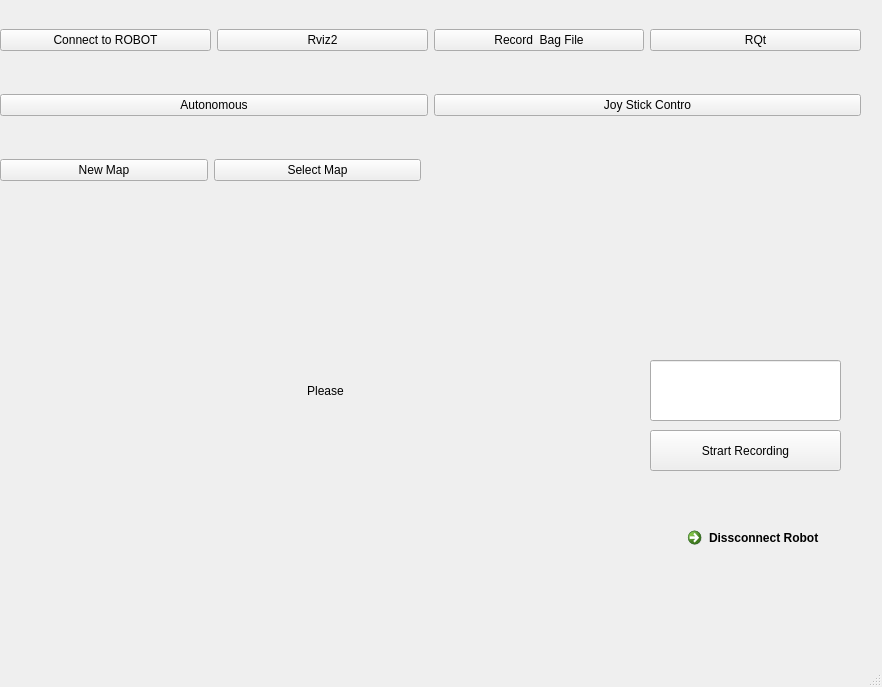
<?xml version="1.0" encoding="UTF-8"?>
<ui version="4.0">
 <class>MainWindow</class>
 <widget class="QMainWindow" name="MainWindow">
  <property name="geometry">
   <rect>
    <x>0</x>
    <y>0</y>
    <width>882</width>
    <height>687</height>
   </rect>
  </property>
  <property name="windowTitle">
   <string>MainWindow</string>
  </property>
  <widget class="QWidget" name="centralwidget">
   <widget class="QCommandLinkButton" name="commandLinkButton_Dissconnect">
    <property name="geometry">
     <rect>
      <x>680</x>
      <y>520</y>
      <width>177</width>
      <height>41</height>
     </rect>
    </property>
    <property name="text">
     <string>Dissconnect Robot</string>
    </property>
   </widget>
   <widget class="QWidget" name="horizontalLayoutWidget_3">
    <property name="geometry">
     <rect>
      <x>0</x>
      <y>0</y>
      <width>861</width>
      <height>80</height>
     </rect>
    </property>
    <layout class="QHBoxLayout" name="horizontalLayout_3">
     <item>
      <widget class="QPushButton" name="pushButton_ConnectToRobot">
       <property name="text">
        <string>Connect to ROBOT</string>
       </property>
      </widget>
     </item>
     <item>
      <widget class="QPushButton" name="pushButton_Rviz2">
       <property name="text">
        <string>Rviz2</string>
       </property>
      </widget>
     </item>
     <item>
      <widget class="QPushButton" name="pushButton_Record">
       <property name="text">
        <string>Record  Bag File</string>
       </property>
      </widget>
     </item>
     <item>
      <widget class="QPushButton" name="pushButton_RQt">
       <property name="text">
        <string>RQt</string>
       </property>
      </widget>
     </item>
    </layout>
   </widget>
   <widget class="QWidget" name="horizontalLayoutWidget">
    <property name="geometry">
     <rect>
      <x>0</x>
      <y>80</y>
      <width>861</width>
      <height>51</height>
     </rect>
    </property>
    <layout class="QHBoxLayout" name="horizontalLayout">
     <item>
      <widget class="QPushButton" name="pushButton_Autonomous">
       <property name="text">
        <string>Autonomous</string>
       </property>
      </widget>
     </item>
     <item>
      <widget class="QPushButton" name="pushButton_JoyControl">
       <property name="text">
        <string>Joy Stick Contro</string>
       </property>
      </widget>
     </item>
    </layout>
   </widget>
   <widget class="QWidget" name="horizontalLayoutWidget_2">
    <property name="geometry">
     <rect>
      <x>0</x>
      <y>130</y>
      <width>421</width>
      <height>81</height>
     </rect>
    </property>
    <layout class="QHBoxLayout" name="horizontalLayout_2">
     <item>
      <widget class="QPushButton" name="pushButton_NewMap">
       <property name="text">
        <string>New Map</string>
       </property>
      </widget>
     </item>
     <item>
      <widget class="QPushButton" name="pushButton_withMap">
       <property name="text">
        <string>Select Map</string>
       </property>
      </widget>
     </item>
    </layout>
   </widget>
   <widget class="QLabel" name="label">
    <property name="geometry">
     <rect>
      <x>20</x>
      <y>330</y>
      <width>611</width>
      <height>121</height>
     </rect>
    </property>
    <property name="text">
     <string>Please</string>
    </property>
    <property name="alignment">
     <set>Qt::AlignCenter</set>
    </property>
   </widget>
   <widget class="QLineEdit" name="lineEdit">
    <property name="geometry">
     <rect>
      <x>650</x>
      <y>360</y>
      <width>191</width>
      <height>61</height>
     </rect>
    </property>
   </widget>
   <widget class="QPushButton" name="pushButton_StartStopRecord">
    <property name="geometry">
     <rect>
      <x>650</x>
      <y>430</y>
      <width>191</width>
      <height>41</height>
     </rect>
    </property>
    <property name="text">
     <string>Strart Recording</string>
    </property>
   </widget>
  </widget>
  <widget class="QMenuBar" name="menubar">
   <property name="geometry">
    <rect>
     <x>0</x>
     <y>0</y>
     <width>882</width>
     <height>22</height>
    </rect>
   </property>
  </widget>
  <widget class="QStatusBar" name="statusbar"/>
 </widget>
 <resources/>
 <connections/>
</ui>
